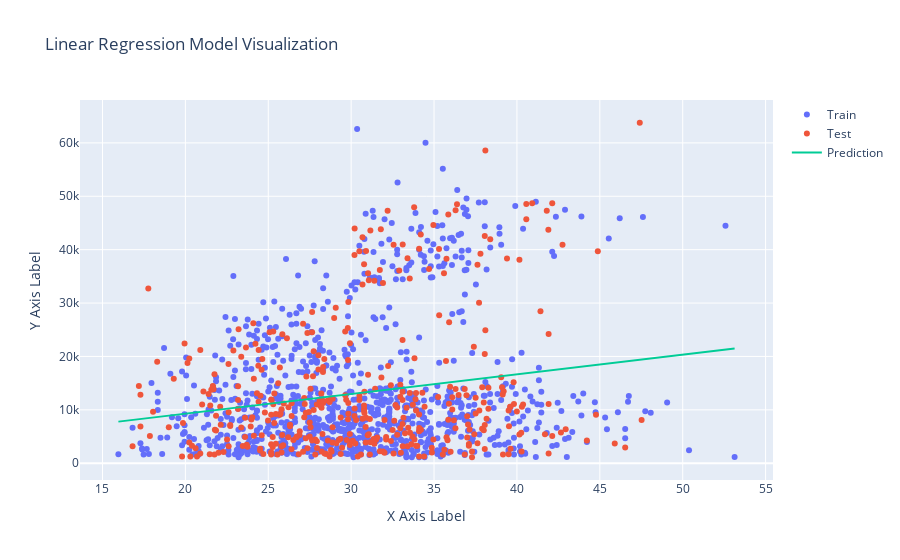

The cell this chart's notebook holds for it:
### Markdown cell above
# Comapre Train, Test and Predicted Data

### Code cell
import numpy as np
import plotly.graph_objects as go

# Assuming you have defined and trained your linear regression model (lm) and prepared your input data (X_train, y_train, X_test, y_test)

x_train = X_train.squeeze()
x_test = X_test.squeeze()

# Create an array of x values that spans the range of your training and test data
x = np.linspace(min(x_train.min(), x_test.min()), max(x_train.max(), x_test.max()), 100)

# Predict the y values for the generated x values
y = lm.predict(x.reshape(-1, 1))

fig = go.Figure()
fig.add_trace(go.Scatter(x=x_train, y=y_train, mode='markers', name='Train'))  # Training data
fig.add_trace(go.Scatter(x=x_test, y=y_test, mode='markers', name='Test'))    # Test data
fig.add_trace(go.Scatter(x=x, y=y, mode='lines', name='Prediction'))         # Predicted values

fig.update_layout(title='Linear Regression Model Visualization',
                  xaxis_title='X Axis Label',
                  yaxis_title='Y Axis Label')

fig.show()

### Figure 1 — Plotly figure (JSON) as saved in the notebook; plotly's stock layout.template omitted (floating-point values rounded to 4 significant figures; data arrays with more than 128 entries replaced by an {"elided": "..."} marker saying what was removed)
{"data": [{"mode": "markers", "name": "Train", "type": "scatter", "x": {"elided": "936 float values"}, "y": {"elided": "936 float values"}}, {"mode": "markers", "name": "Test", "type": "scatter", "x": {"elided": "402 float values"}, "y": {"elided": "402 float values"}}, {"mode": "lines", "name": "Prediction", "type": "scatter", "x": [15.96, 16.34, 16.71, 17.09, 17.46, 17.84, 18.21, 18.59, 18.96, 19.34, 19.71, 20.09, 20.47, 20.84, 21.22, 21.59, 21.97, 22.34, 22.72, 23.09, 23.47, 23.84, 24.22, 24.6, 24.97, 25.35, 25.72, 26.1, 26.47, 26.85, 27.22, 27.6, 27.97, 28.35, 28.73, 29.1, 29.48, 29.85, 30.23, 30.6, 30.98, 31.35, 31.73, 32.1, 32.48, 32.86, 33.23, 33.61, 33.98, 34.36, 34.73, 35.11, 35.48, 35.86, 36.23, 36.61, 36.99, 37.36, 37.74, 38.11, 38.49, 38.86, 39.24, 39.61, 39.99, 40.36, 40.74, 41.12, 41.49, 41.87, 42.24, 42.62, 42.99, 43.37, 43.74, 44.12, 44.49, 44.87, 45.25, 45.62, 46.0, 46.37, 46.75, 47.12, 47.5, 47.87, 48.25, 48.62, 49.0, 49.38, 49.75, 50.13, 50.5, 50.88, 51.25, 51.63, 52.0, 52.38, 52.75, 53.13], "y": [7793.0, 7931.0, 8070.0, 8208.0, 8346.0, 8484.0, 8623.0, 8761.0, 8899.0, 9037.0, 9175.0, 9314.0, 9452.0, 9590.0, 9728.0, 9866.0, 10000.0, 10140.0, 10280.0, 10420.0, 10560.0, 10700.0, 10830.0, 10970.0, 11110.0, 11250.0, 11390.0, 11530.0, 11660.0, 11800.0, 11940.0, 12080.0, 12220.0, 12350.0, 12490.0, 12630.0, 12770.0, 12910.0, 13050.0, 13180.0, 13320.0, 13460.0, 13600.0, 13740.0, 13870.0, 14010.0, 14150.0, 14290.0, 14430.0, 14570.0, 14700.0, 14840.0, 14980.0, 15120.0, 15260.0, 15400.0, 15530.0, 15670.0, 15810.0, 15950.0, 16090.0, 16220.0, 16360.0, 16500.0, 16640.0, 16780.0, 16920.0, 17050.0, 17190.0, 17330.0, 17470.0, 17610.0, 17740.0, 17880.0, 18020.0, 18160.0, 18300.0, 18440.0, 18570.0, 18710.0, 18850.0, 18990.0, 19130.0, 19270.0, 19400.0, 19540.0, 19680.0, 19820.0, 19960.0, 20090.0, 20230.0, 20370.0, 20510.0, 20650.0, 20790.0, 20920.0, 21060.0, 21200.0, 21340.0, 21480.0]}], "layout": {"title": {"text": "Linear Regression Model Visualization"}, "xaxis": {"title": {"text": "X Axis Label"}}, "yaxis": {"title": {"text": "Y Axis Label"}}}}
